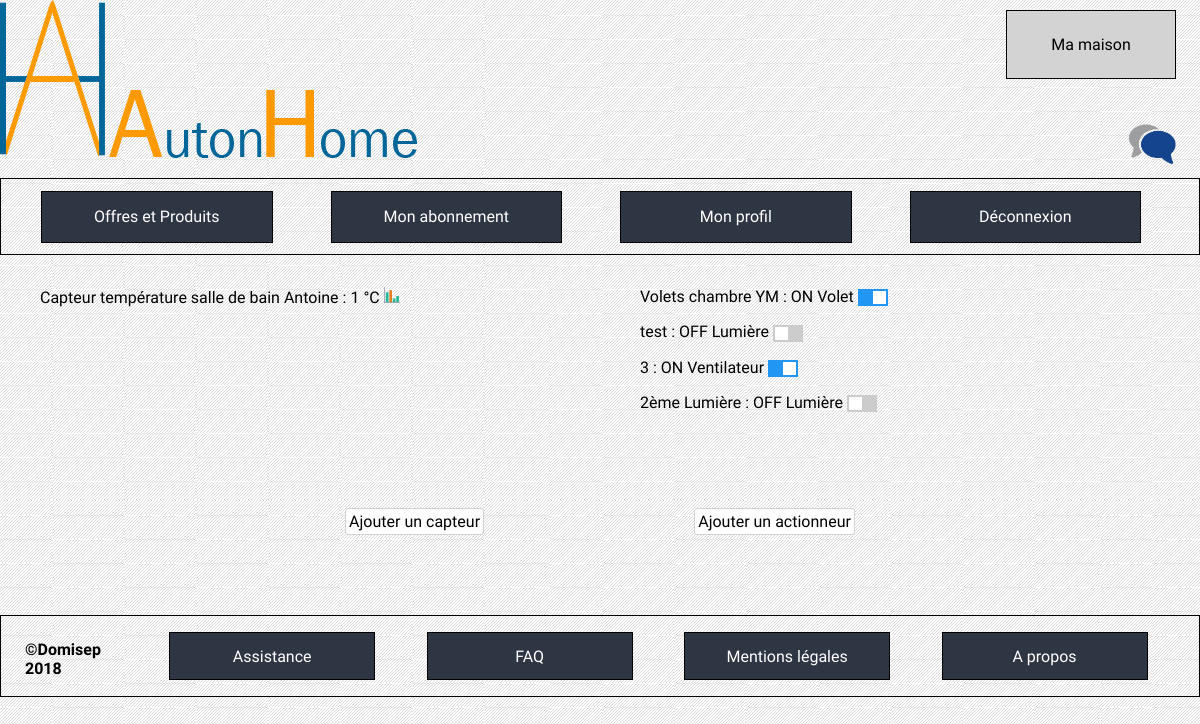
Page /index.php?cible=mamaison&id=3&idroom=1&roomchoice=4 (signed in) on the earlier database version.
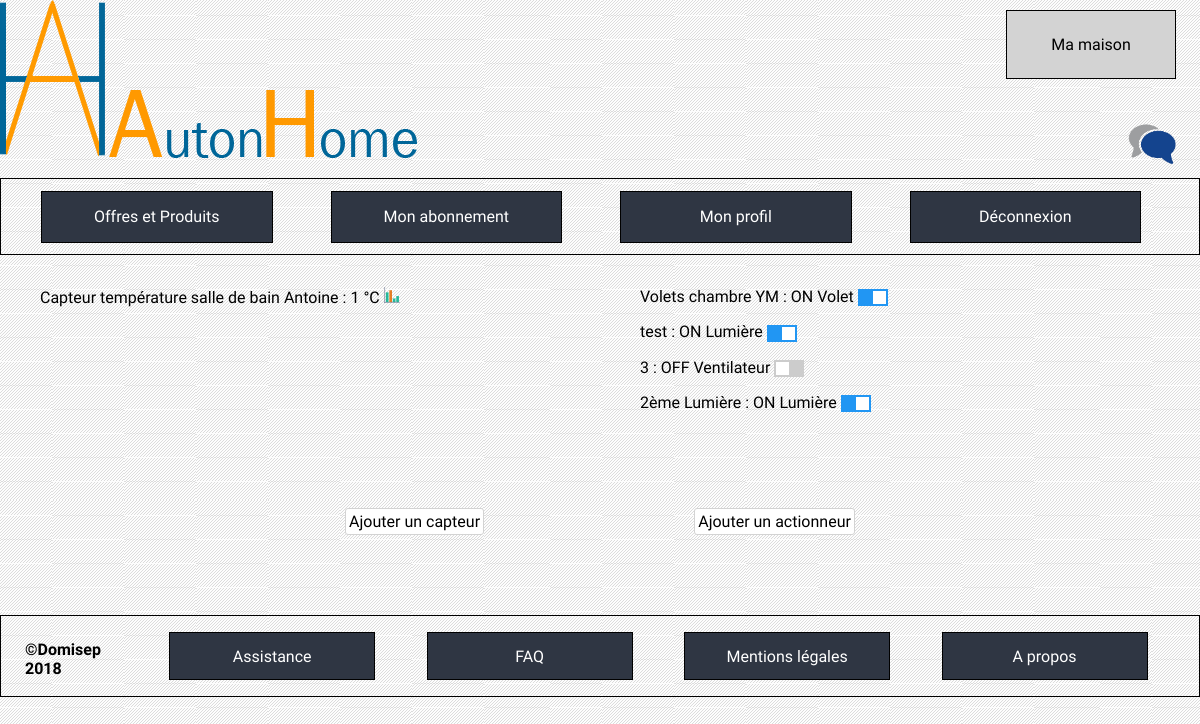
Same page on the later database version.
### tables this page shows
CREATE TABLE `effector` (
  `ID` int(11) NOT NULL,
  `cardNumber` varchar(255) DEFAULT NULL,
  `objectNumber` varchar(255) DEFAULT NULL,
  `name` varchar(30) NOT NULL,
  `action` varchar(30) NOT NULL,
  `state` varchar(20) NOT NULL,
  `id_room` int(10) NOT NULL,
  `id_effectorType` int(10) NOT NULL
);

CREATE TABLE `effector_type` (
  `ID` int(11) NOT NULL,
  `type` varchar(20) NOT NULL
);

### index.php (called while the page is built, shortened)
<?php
if(isset($_GET['cible']) && !empty($_GET['cible'])) {
    $url = $_GET['cible'];
} else {
    $url = 'accueil';
}
include('controleurs/' . $url . '.php');

### modele/device.php (called while the page is built, shortened)
<?php
    function getDataFromRoomId($bdd,$idRoom){
        $sensors = $bdd->prepare('
            SELECT sensor.ID,name, dateTime, data.value, state, data.id_sensor, sensor.id_sensorType,cardNumber, objectNumber
            FROM data
              INNER JOIN
              (
                Select MAX(dateTime) as latestDate, value, id_sensor
                FROM data
                Group by id_sensor
              ) max
                on data.dateTime = max.latestDate
                   and data.id_sensor = max.id_sensor
              inner join sensor
                on data.id_sensor = sensor.ID
              inner join sensor_type on sensor.id_sensorType = sensor_type.ID
            where id_room = :idroom
            group by name
        ');
        $effectors = $bdd->prepare('
        select effector.ID, name, action, state, effector_type.type from effector
        inner join
        effector_type on  effector_type.ID = effector.id_effectorType
        where id_room = :idroom
        ');
        $sensors->bindParam('idroom', $idRoom);
        $effectors->bindParam('idroom',$idRoom);
        $sensors->execute();
        $effectors->execute();
        return array($sensors->fetchAll(), $effectors->fetchAll());
}

### vues/roomeffector.php (the view, shortened to what this page needs)
<section>
    <div class="device-container">
    <div class="sensor-container">
        <?php
        foreach ($devices[0] as $sensor){?>
        <ul>
            <li><?php
                echo($sensor['name'].' : ');
                switch ($sensor["id_sensorType"]){
                    case "2":
                        $value = strval($sensor['value']/10);
                        echo($value." °C");
                        break;
                }
                echo(' <a href='."index.php?cible=charts&sensor=".$sensor["ID"].'><img src="./ressources/pictures/graph.png"/></a></li>');
                ?>
        </ul>
        <?php }
        ?>
    </div>
    <div class="effector-container">
        <?php
        foreach ($devices[1] as $effector){ ?>
            <ul>
                <li><span><?php echo($effector['name'].' : <span id="effector-'.$effector['ID'].'">'.' '.$effector['action'].' '.'</span>'.$effector['type']);?></span>
                    <?php
                    switch ($effector['type']){
                        case 'Volet':
                            echo('<span><label class="switch">
                              </sp><input onchange="postActionTOR(this.id)" '.($effector["action"]=="ON"?"checked":"").' type="checkbox" class="sliderEffector" id='.$effector["ID"].'>
                              <span class="slider"></span>
                              </label></span>');
                            break;
                        case 'Ventilateur':
                            echo('<span><label class="switch">
                              <input onchange="postActionTOR(this.id)" '.($effector["action"]=="ON"?"checked":"").' type="checkbox" class="sliderEffector" id='.$effector["ID"].'>
                              <span class="slider"></span>
                              </label></span>');
                            break;
                        case 'Lumière':
                            echo('<span><label class="switch">
                              <input onchange="postActionTOR(this.id)" '.($effector["action"]=="ON"?"checked":"").' type="checkbox" class="sliderEffector" id='.$effector["ID"].'>
                              <span class="slider"></span>
                              </label></span>');
                            break;
                    };?></li>
            </ul>
        <?php }
        ?>
    </div>
    </div>
    <div class="add-button">
        <div class="ajoutCapteur">
            <a class="text" href=<?php echo("index.php?cible=ajoutcapteur&id=".$_GET['id'].'&idroom='.$_GET['idroom'].'&roomchoice='.$_GET['roomchoice']); ?>>Ajouter un capteur</a>
        </div>
        <div class="ajoutEffector">
            <a class="text" href=<?php echo("index.php?cible=ajouteffector&id=".$_GET['id'].'&idroom='.$_GET['idroom'].'&roomchoice='.$_GET['roomchoice']); ?>>Ajouter un actionneur</a>
        </div>
    </div>
</section>
<?php require ('footer.php'); ?>

Differences in the rows shown:
changed effector "test": action "OFF" → "ON"
changed effector "Ventilateur": action "ON" → "OFF"
changed effector "2ème Lumière": action "OFF" → "ON"
